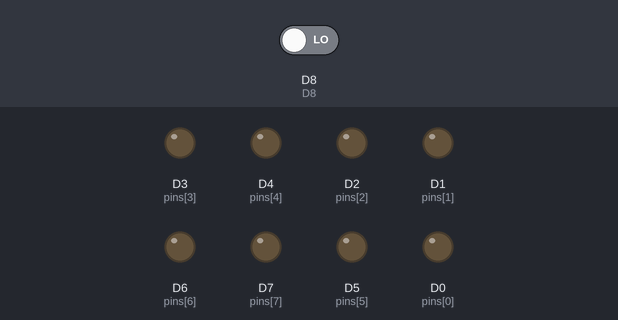
Recording of a sketch running on a simulated ESP8266 (NodeMCU). On the bench: output pins drawn as LEDs (lit = HIGH). Dashed ring = blinking. Inputs (shaded band) come from the test bench; at power-on: D8 LOW.

Above: at 1.3 s.
1.4 s: D8 driven HIGH
At 1.62 s:
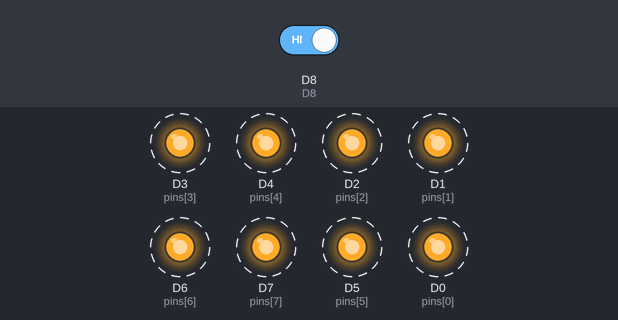
4.4 s: D8 driven LOW
At 5.4 s:
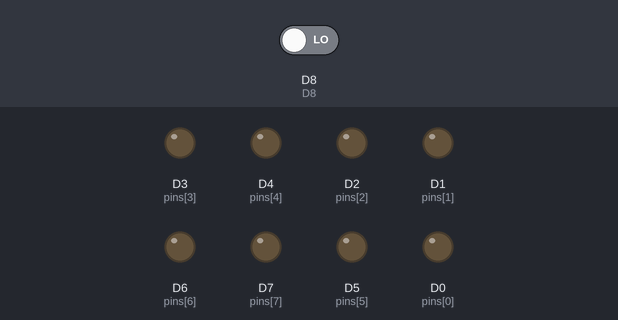
Timing chart, 0 to 7.4 s (numbered marks = the images above; inputs shaded):
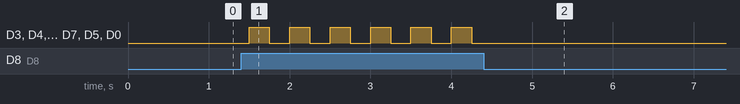

Measured:
- after the input at 1.4 s, D3 (pins[3]), D4 (pins[4]), D2 (pins[2]), D1 (pins[1]), D6 (pins[6]), D7 (pins[7]), D5 (pins[5]), D0 (pins[0]): alternates HIGH for 0.25 s and LOW for 0.25 s, starting after 0.10 s
- after the input at 4.4 s, D3 (pins[3]), D4 (pins[4]), D2 (pins[2]), D1 (pins[1]), D6 (pins[6]), D7 (pins[7]), D5 (pins[5]), D0 (pins[0]): stops changing and stays LOW

The sketch:

sketch_oct24aa.ino
```cpp
byte pins[8] = {D0,D1,D2,D3,D4,D5,D6,D7};
void setup() {
  for(int i = 0; i<8; i++){
    pinMode(pins[i], OUTPUT); // tüm ledler çıkış ayarlandı
    digitalWrite(pins[i], LOW); // tüm ledleri söndür
  }
  pinMode(D8, INPUT); // D8'e bağlı butonun pini giriş oldu
}

void loop() {
  // butona basıldı mı kontrol
  if(digitalRead(D8) == HIGH) {
    for(int i = 0; i<8; i++) {
      digitalWrite(pins[i], !digitalRead(pins[i])); // toggle işlemi ??
    }
  }
  delay(250); // 250 ms bekle
}
```
